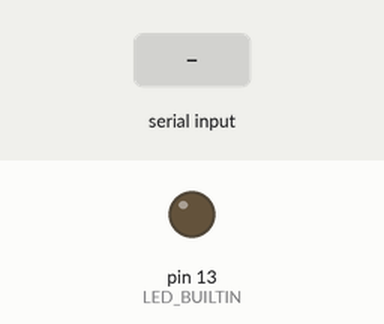
The sketch below on a simulated Arduino Mega 2560, built with avr-gcc and run on an emulated ATmega2560. On the bench: output pins drawn as LEDs (lit = HIGH). The test bench sets the inputs (shaded band). No radio packets arrive unless stated.

Above: at 1.2 s.
1.3 s: "1" received over Serial
At 3.3 s:
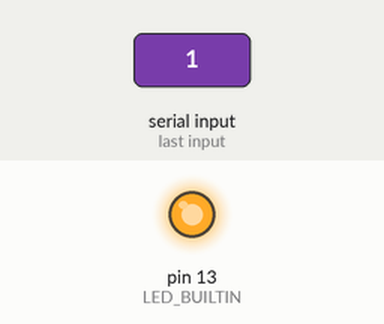
Timing chart, 0 to 4.8 s (numbered marks = the images above; inputs shaded):
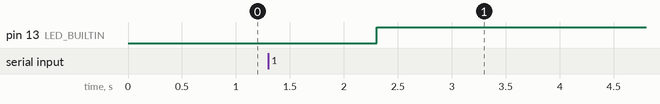

The sketch:

ardu.ino
```cpp
#include <SPI.h>
#include <nRF24L01.h>
#include <RF24.h>

RF24 radio( 7, 53 ); // CE, CSN

const uint64_t address[ 2 ] = { 0xE8E8F0F0E1LL, 0xE8E8F0F0E2LL };
// char data[ 4 ] { };

void setup()
{
    Serial.begin( 9600 );
    pinMode( LED_BUILTIN, OUTPUT );
    radio.begin();
    // radio.openReadingPipe( 1, address[ 1 ] );
    radio.setPayloadSize( 3 );
    radio.setChannel( 19 );
    radio.setPALevel( RF24_PA_HIGH );
    radio.setDataRate( RF24_1MBPS );
    radio.setAutoAck( 0 );
    radio.openWritingPipe( address[ 0 ] );
    radio.stopListening();
    // radio.enableDynamicPayloads();
    // radio.setRetries(5, 15); // 5 повторов с задержкой 1500 мкс
    // radio.flush_tx();
    // radio.writeAckPayload( 1, data, 3 );
}
uint8_t ch;
uint8_t data[4] = {};
void loop()
{
    // digitalWrite( LED_BUILTIN, 0 );
    if ( Serial.available() )
    // data[1] = 10;
    {
        ch = Serial.readBytes(data, 4);
        if ( radio.write( data, 3 ) )
        {
            digitalWrite( LED_BUILTIN, 1 );
            // radio.startListening();
            // radio.openReadingPipe( 1, address[ 1 ] );
            // delay(1);
            // if ( radio.available() )
            // {
                // int i = radio.getDynamicPayloadSize();
                // char *d = new char[i+1];
                // d[i] = '\0';
                // radio.read( data, 3 );
                // delete[] d;
            //}
        }
        // }
    }
    data[0] = 0;
    data[1] = 0;
    data[2] = 0;
    data[3] = 0;
}
```

Measured:
- after the input at 1.3 s, pin 13 (LED_BUILTIN): LOW → HIGH after 1.0 s
